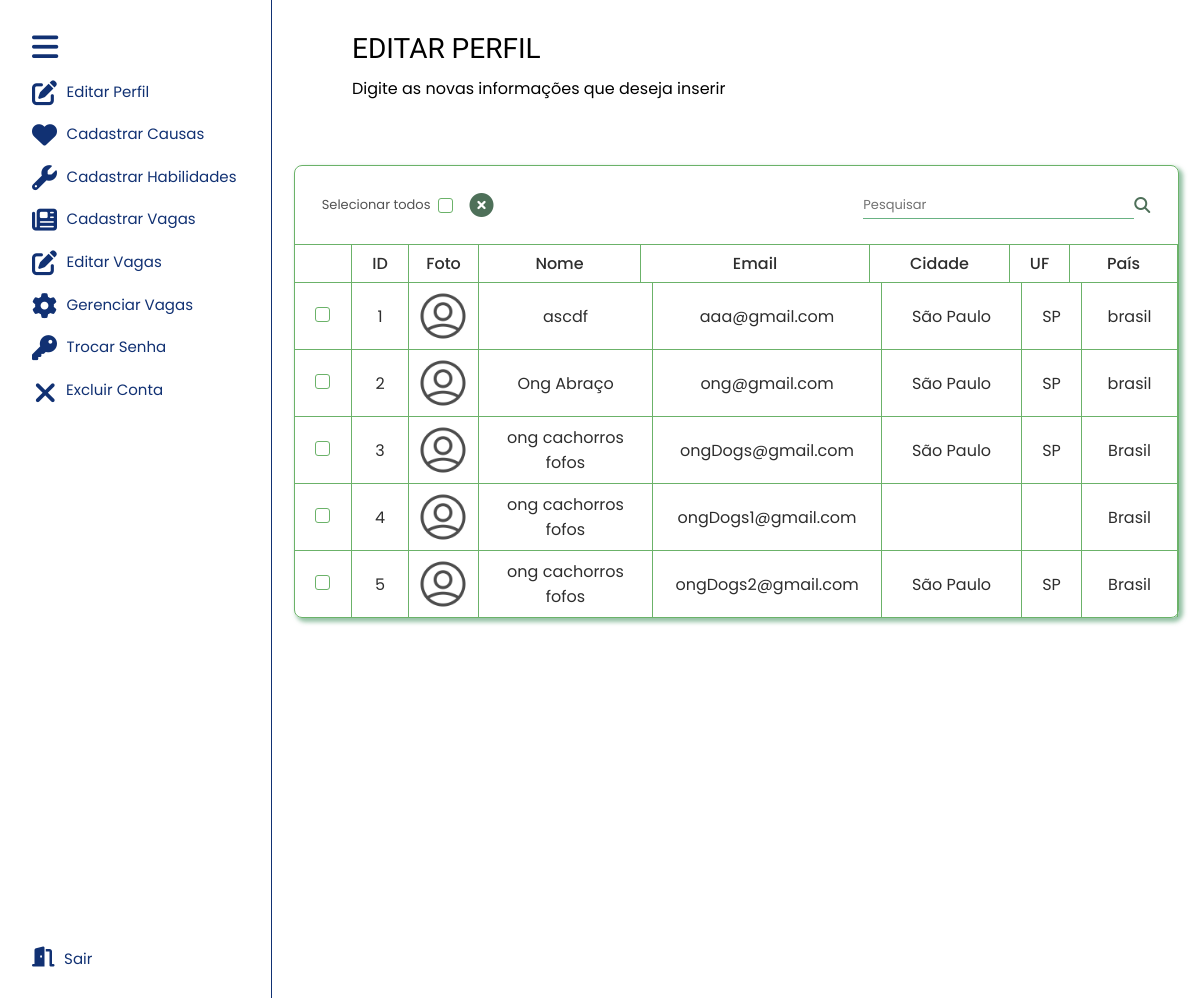
The page /area-adm/instituicoes-cadastradas.php on the database its author committed.
### tables this page shows
CREATE TABLE `tbinstituicao` (
  `codInstituicao` int(11) NOT NULL,
  `nomeInstituicao` varchar(100) NOT NULL,
  `logInstituicao` varchar(50) NOT NULL,
  `numLogInstituicao` varchar(10) NOT NULL,
  `cepInstituicao` char(9) NOT NULL,
  `compInstituicao` varchar(50) NOT NULL,
  `bairroInstituicao` varchar(40) NOT NULL,
  `cidadeInstituicao` varchar(30) NOT NULL,
  `estadoInstituicao` varchar(100) NOT NULL,
  `paisInstituicao` varchar(100) NOT NULL,
  `emailInstituicao` varchar(30) NOT NULL,
  `cnpjInstituicao` char(18) NOT NULL,
  `senhaInstituicao` varchar(10) NOT NULL,
  `descInstituicao` varchar(60) NOT NULL,
  `fotoInstituicao` varchar(50) NOT NULL
);

### dao/InstituicaoDao.php (called while the page is built, shortened)
<?php
    class InstituicaoDao
    {
        public static function listar()
        {
            $conexao = Conexao::conectar();
            $querySelect = "SELECT codInstituicao, nomeInstituicao, emailInstituicao, cidadeInstituicao, estadoInstituicao, paisInstituicao, fotoInstituicao FROM tbinstituicao";
            $resultado = $conexao->query($querySelect);
            $lista = $resultado->fetchAll();
            return $lista;
        }
    }
?>

### area-adm/instituicoes-cadastradas.php (the view, shortened to what this page needs)
<!DOCTYPE html>
<html lang="pt-br">
<head>
    <link rel="stylesheet" href="https://cdnjs.cloudflare.com/ajax/libs/font-awesome/6.2.0/css/all.min.css" />
    <link rel="stylesheet" href="css/estilo-instituicoes-cadastradas.css">
</head>
<body>
    <nav class="nav-lateral">
        <div class="nav-lateral-sessao-um">
            <i class="fa-solid fa-bars" id="nav-lateral-icon-lista"></i>
            <div class="nav-lateral-box-icon">
                <a href=""> <i class="fa-solid fa-pen-to-square"></i> <span class="nav-lateral-topico"> Editar Perfil
                    </span></a>
            </div>
            <div class="nav-lateral-box-icon">
                <a href=""> <i class="fa-sharp fa-solid fa-heart"></i> <span class="nav-lateral-topico"> Cadastrar
                        Causas </span></a>
            </div>
            <div class="nav-lateral-box-icon">
                <a href=""> <i class="fa-solid fa-wrench"></i> <span class="nav-lateral-topico"> Cadastrar Habilidades
                    </span></a>
            </div>
            <div class="nav-lateral-box-icon">
                <a href=""> <i class="fa-solid fa-newspaper"></i> <span class="nav-lateral-topico"> Cadastrar Vagas
                    </span></a>
            </div>
            <div class="nav-lateral-box-icon">
                <a href=""> <i class="fa-solid fa-pen-to-square"></i> <span class="nav-lateral-topico"> Editar Vagas
                    </span></a>
            </div>
            <div class="nav-lateral-box-icon">
                <a href=""> <i class="fa-solid fa-gear"></i> <span class="nav-lateral-topico"> Gerenciar Vagas
                    </span></a>
            </div>
            <div class="nav-lateral-box-icon">
                <a href=""> <i class="fa-solid fa-key"></i> <span class="nav-lateral-topico">Trocar Senha </span></a>
            </div>
            <div class="nav-lateral-box-icon">
                <a href=""> <i class="fa-solid fa-xmark" id="nav-lateral-icon-excluir"></i> <span class="nav-lateral-topico">Excluir Conta </span></a>
            </div>
        </div>
        <div class="nav-lateral-sessao-dois">
            <div class="nav-lateral-box-icon">
                <a href=""> <i class="fa-solid fa-door-open" id="nav-lateral-icon-sair"></i> <span class="nav-lateral-topico"> Sair </span></a>
            </div>
        </div>
    </nav>
    <main class="main-conteudo">
        <div class="main-conteudo-container-titulo">
            <h1>EDITAR PERFIL</h1>
            <p>Digite as novas informações que deseja inserir</p>
        </div>
        <div class="table">
            <div class="table-responsive">
                <div class="funcoes">
                    <div class="funcoes-sessao-1">
                        <span>Selecionar todos</span>
                        <input type="checkbox" name="selecionar-todos" id="selecionar-todos">
                        <i class="fa-solid fa-circle-xmark" id="icone-x"></i>
                    </div>
                    <div class="funcoes-sessao-2">
                        <input type="text" name="" id="pesquisar" placeholder="Pesquisar">
                        <i class="fa-solid fa-magnifying-glass" id="icon-lupa"></i>
                    </div>
                </div>
                <table>
                    <thead>
                        <tr>
                            <th> </th>
                            <th> ID </th>
                            <th> Foto </th>
                            <th> Nome </th>
                            <th> Email </th>
                            <th> Cidade </th>
                            <th> UF</th>
                            <th> País </th>
                        </tr>
                    </thead>
                    <tbody>
                        <?php
                        try {
                            $listaInstituicao = InstituicaoDao::listar();
                        } catch (Exception $e) {
                            echo $e->getMessage();
                        }
                        ?>
                        <tr>
                            <?php foreach ($listaInstituicao as $instituicao) { ?>
                                <td> <input type="checkbox" name="checkbox" id="checkbox"> </td>
                                <td> <?php echo $instituicao['codInstituicao']; ?> </td>
                                <td>
                                    <div class="box-img-lista">
                                        <img src="img/user-cinza.png" alt="">
                                    </div>
                                </td>
                                <td><?php echo $instituicao['nomeInstituicao']; ?></td>
                                <td> <?php echo $instituicao['emailInstituicao']; ?> </td>
                                <td> <?php echo $instituicao['cidadeInstituicao']; ?> </td>
                                <td> <?php echo $instituicao['estadoInstituicao']; ?> </td>
                                <td> <?php echo $instituicao['paisInstituicao']; ?> </td>
                        </tr>
                    <?php
                            }
                    ?>
                    </tbody>
                </table>
            </div>
        </div>
    </main>
</body>
</html>

### area-adm/css/estilo-instituicoes-cadastradas.css (style rules this page uses)
* { border: 0; padding: 0; box-sizing: border-box; margin: 0; text-decoration-line: none; list-style: none; }
.nav-lateral { display: flex; flex-direction: column; justify-content: space-between; padding: 2rem 0rem 2rem 2rem; left: 0; width: 17rem; height: 100vh; position: fixed; overflow: hidden; background-color: #fff; border-right: 1px solid #113173; border-top: none; transition: all 0.5s ease; }
.nav-lateral-sessao-um { display: flex; flex-direction: column; gap: 1.1rem; }
.nav-lateral-box-icon { display: flex; }
.nav-lateral i { color: #113173; font-size: 25px; transition: all 0.5s ease; cursor: pointer; }
#nav-lateral-icon-lista { font-size: 30px; }
#nav-lateral-icon-excluir { font-size: 30px; margin-left: 2px; }
.nav-lateral-topico { margin-left: 0.6rem; width: 11rem; opacity: 1; transition: all 0.5s ease; }
.nav-lateral-box-icon a { display: flex; align-content: center; font-family: poppins, sans-serif; font-size: 15px; font-weight: 400; color: #113173; }
.nav-lateral-sessao-dois { display: flex; align-content: flex-end; }
#nav-lateral-icon-sair { font-size: 20px; }
.main-conteudo { transition: all 0.5s ease; background-color: #fff; margin-left: 17rem; }
.main-conteudo-container-titulo { display: flex; flex-direction: column; align-items: flex-start; padding-left: 5rem; padding-top: 2rem; gap: 0.7rem; margin-bottom: 4rem; }
.main-conteudo-container-titulo h1 { font-family: acme, sans-serif; font-weight: 400; font-size: 28px; color: #000000; }
.main-conteudo-container-titulo p { font-family: poppins, sans-serif; font-weight: 400; font-size: 16px; color: #000000; max-width: 95%; }
.table { display: flex; align-items: center; justify-content: center; }
.table-responsive { max-width: 885px; max-height: 600px; border-radius: 0.5rem; border: 1px solid #6bb269; box-shadow: 3px 3px 4px 1px #6baa81b6; }
.funcoes { display: flex; justify-content: space-between; align-items: center; gap: 10px; width: 100%; height: 78px; }
.funcoes-sessao-1 { display: flex; margin-left: 1.7rem; align-items: center; gap: 0.5rem; }
.funcoes span { color: #525252; font-family: poppins, sans-serif; font-weight: 400; font-size: 13px; }
input[type="checkbox"] { -webkit-appearance: none; -moz-appearance: none; appearance: none; width: 15px; height: 15px; border-radius: 3px; border: 1px solid #6bb269; outline: none; cursor: pointer; }
#icone-x { margin-left: 0.5rem; }
.funcoes-sessao-2 { display: flex; margin-right: 1.7rem; align-items: center; }
.funcoes i { color: #4e7059; font-size: 24px; cursor: pointer; transition: all 0.5s ease; }
#icon-lupa { font-size: 16px; }
.funcoes #pesquisar { border: none; border-bottom: 1px solid #69b283; outline: none; padding: 0.2rem 0rem 0.2rem 0rem; transition: all 0.2s ease; font-family: poppins, sans-serif; font-weight: 400; font-size: 14px; color: #2e2e2e; }
#pesquisar::placeholder { font-family: poppins, sans-serif; font-weight: 400; font-size: 13px; color: #727272; }
.table-responsive table { border-collapse: collapse; border-spacing: 0; }
thead tr { display: block; width: 100%; }
.table-responsive th { font-weight: 500 !important; }
th:nth-child(1), td:nth-child(1) { min-width: 57px; border-left: none !important; }
th:nth-child(2), td:nth-child(2) { min-width: 57px; }
th:nth-child(3) { min-width: 70px; }
td:nth-child(3) { padding-left: 9px; min-width: 70px; }
th:nth-child(4), td:nth-child(4) { min-width: 162px; padding: 0rem 1rem 0rem 1rem; }
th:nth-child(5), td:nth-child(5) { min-width: 200px; padding: 0rem 1rem 0rem 1rem; }
th:nth-child(5) { min-width: 229px; }
th:nth-child(6), td:nth-child(6) { min-width: 140px; padding: 0rem 1rem 0rem 1rem; }
th:nth-child(7), td:nth-child(7) { min-width: 60px; }
th:nth-child(8) { min-width: 108px; }
td:nth-child(8) { min-width: 96px; }
th { height: 38px; }
td:nth-child(1), td:nth-child(2), td:nth-child(3), td:nth-child(4), td:nth-child(5), td:nth-child(6), td:nth-child(7), td:nth-child(8) { border-top: none !important; }
tbody { display: block; width: 100%; height: 334px; overflow-y: scroll; }
.table-responsive th, .table-responsive td { border: 1px solid #6bb269; text-align: center; color: #2e2e2e; font-family: poppins, sans-serif; font-weight: 400; }
.box-img-lista { width: 50px; height: 50px; margin: 0.5rem 0rem 0.5rem 0rem; border-radius: 50%; }
.box-img-lista img { width: 100%; height: 100%; object-fit: cover; }

### rows shown on the page
tbinstituicao: codInstituicao "1", nomeInstituicao "ascdf", emailInstituicao "aaa@gmail.com", cidadeInstituicao "São Paulo", estadoInstituicao "SP", paisInstituicao "brasil"
tbinstituicao: codInstituicao "2", nomeInstituicao "Ong Abraço", emailInstituicao "ong@gmail.com", cidadeInstituicao "São Paulo", estadoInstituicao "SP", paisInstituicao "brasil"
tbinstituicao: codInstituicao "3", nomeInstituicao "ong cachorros fofos", emailInstituicao "ongDogs@gmail.com", cidadeInstituicao "São Paulo", estadoInstituicao "SP", paisInstituicao "Brasil"
tbinstituicao: codInstituicao "4", nomeInstituicao "ong cachorros fofos", emailInstituicao "ongDogs1@gmail.com", paisInstituicao "Brasil"
tbinstituicao: codInstituicao "5", nomeInstituicao "ong cachorros fofos", emailInstituicao "ongDogs2@gmail.com", cidadeInstituicao "São Paulo", estadoInstituicao "SP", paisInstituicao "Brasil"
